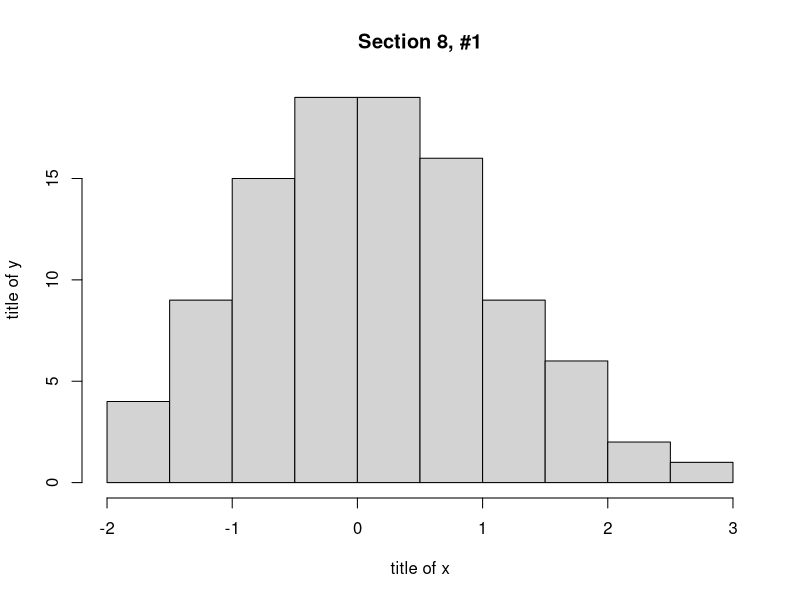
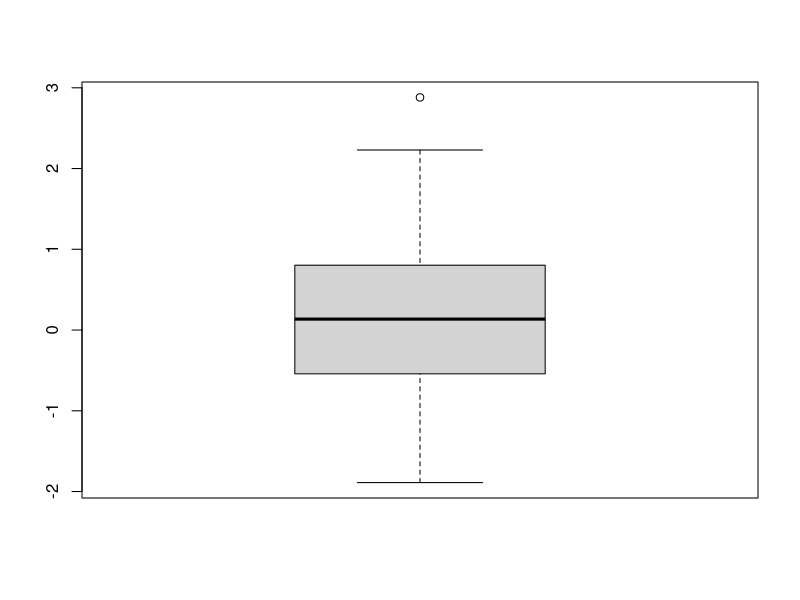
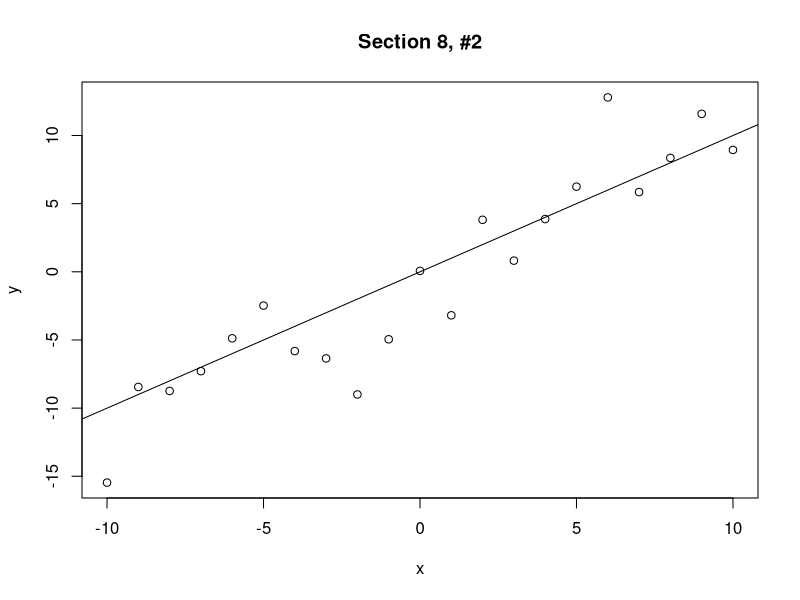
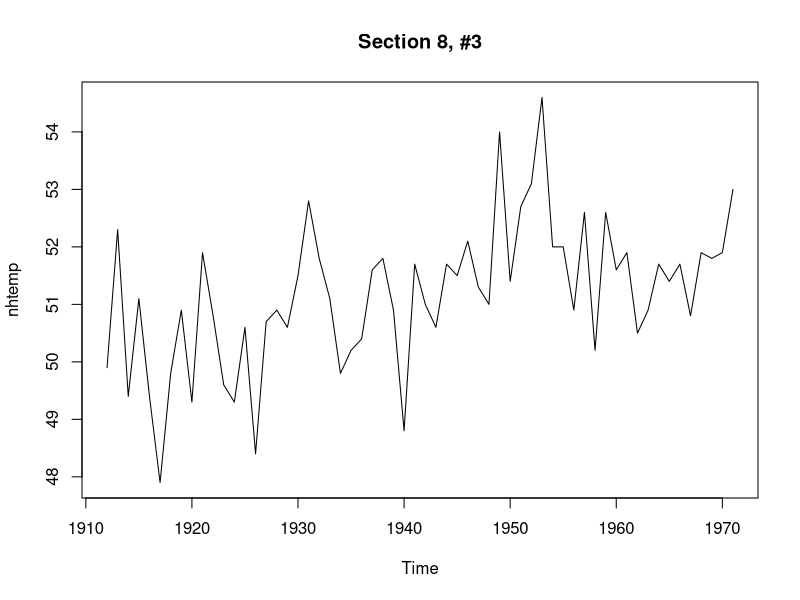
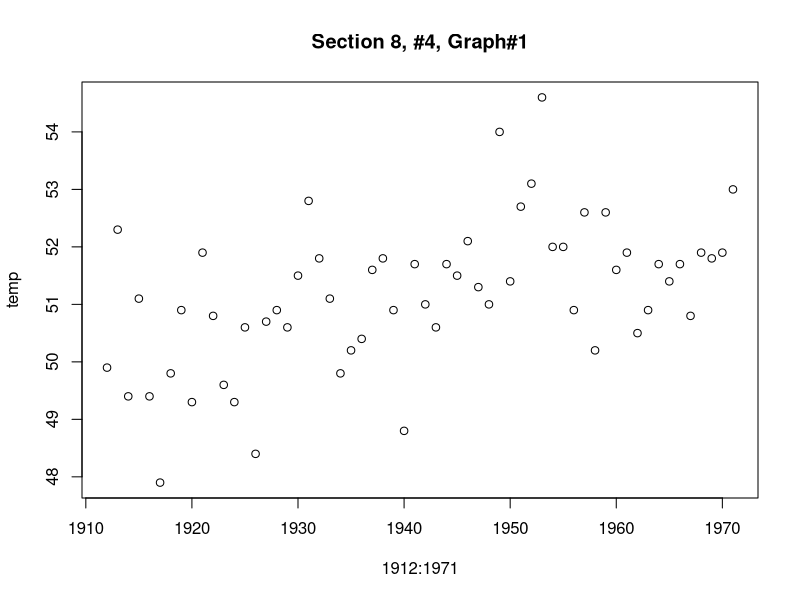
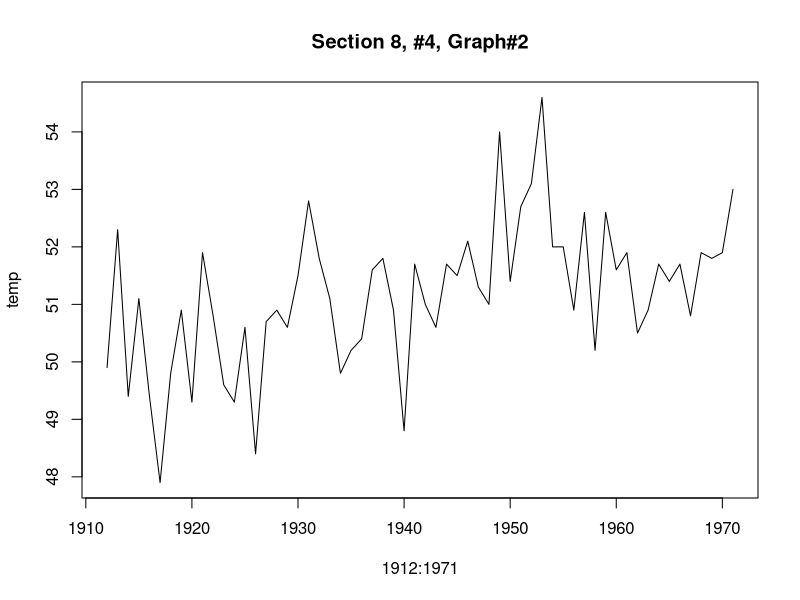
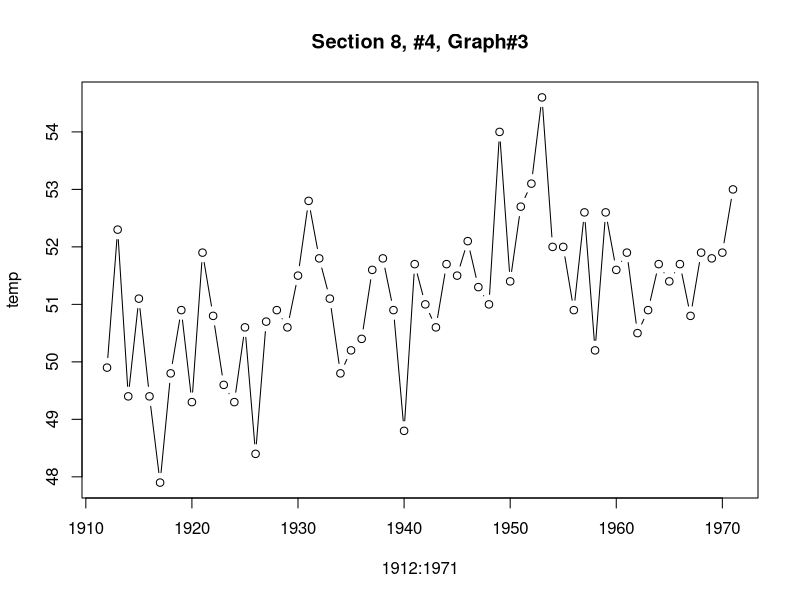
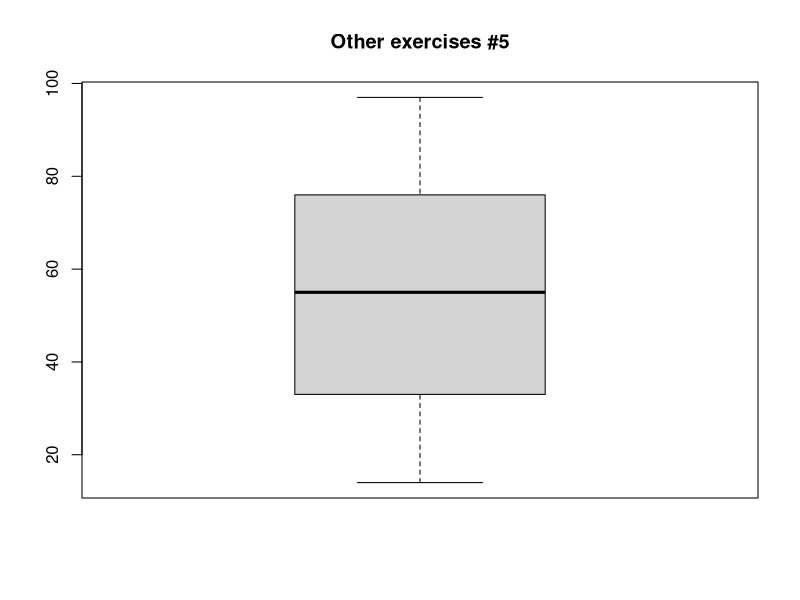

Reproduce these figures in R, in order.
##Section 2, #1 ----------------------------------------------------

x<-c(4,2,6)
y<-c(1,0,-1)

length(x)

sum(x)

sum(x^2)

x+y

x*y

x-2

x^2


##Section 2, #2 ----------------------------------------------------
7:11

seq(2,9)

seq(4,10,by=2)

seq(3,30,length=10)

seq(6,-4,by=-2)


##Section 2, #3 ----------------------------------------------------
rep(2,4)

rep(c(1,2),4)

rep(c(1,2),c(4,4))

rep(1:4,4)

rep(1:4,rep(3,4))


##Section 2, #4 ----------------------------------------------------
rep(6,6)

rep(c(5,8), 3)

rep(c(5,8), rep(4,2))


##Section 3, #1 ----------------------------------------------------
x<- c(5,9,2,3,4,6,7,0,8,12,2,9)

x[2]

x[2:4]

x[c(2,3,6)]

x[c(1:5,10:12)]

x[-(10:12)]


##Section 3, #2 ----------------------------------------------------
y<-c(33,44,29,16,25,45,33,19,54,22,21,49,11,24,56)

summaryMatrix<-matrix(y, nr=3)
#summary of each day
apply(summaryMatrix, 2, sum)

summaryMatrix<-matrix(y, nr=5, by=T)
#summary of each shop
apply(summaryMatrix, 2, sum)


##Section 5, #1 ----------------------------------------------------
attach(quakes)
summary(quakes[,3:4])


##Section 5, #2 ----------------------------------------------------
attach(mtcars)
#the mean weight
mean(wt)
#the mean of fuel consumption
mean(mpg)


##Section 8, #1 ----------------------------------------------------
x<-rnorm(100)
hist(x, main="Section 8, #1", xlab="title of x", ylab="title of y", breaks=9)
boxplot(x)


##Section 8, #2 ----------------------------------------------------
x<- (-10):10
n<-length(x)
y<-rnorm(n,x,4)
plot(x,y, main="Section 8, #2")
abline(0,1)


##Section 8, #3 ----------------------------------------------------
data(nhtemp)
plot(nhtemp, main="Section 8, #3")


##Section 8, #4 ----------------------------------------------------
temp<-as.vector(nhtemp)
plot(1912:1971,temp, main="Section 8, #4, Graph#1")
plot(1912:1971,temp,type="l", main="Section 8, #4, Graph#2")
plot(1912:1971,temp,type="b", main="Section 8, #4, Graph#3")


##Other exercises

##5. Consider the following data set...
x<-c(97, 82, 85, 61, 14, 22, 51, 16, 55, 44, 70)
summary(x)
## About the different method to Q1 and Q3: the median is included as the part of "half" 
## while calcualting the Q1 and Q3
boxplot(x, main="Other exercises #5")
## IRQ equlas Q3-Q1=43;
## nothing is more than (Q3+1.3*IRQ)
## nothing is less than (Q1-1.3*IRQ)
## so there is no outliner



##6. Textbook Exercise 1.128
## To get "what is his percentile", just need to know "how many people get less than 2050 in pencentage"
## The distrubtion of SAT matches N(1498, 316) according to the declaration
## As z=(2050-1498)/316=1.746835
## By query the table of standard normal distribution, we get:
## P(x<1.746835) = 0.9599 = 95.99%
## So his percentile is 96%


##7. Textbook Exercise 1.162
id<-c("AA", "EE", "II", "BB", "FF", "JJ", "CC", "GG", "KK", "DD", "HH", "LL", "Other")
spamCount<-c(1818, 399, 251, 1358, 389, 178, 442, 304, 158, 416, 251, 103)
## How many did the others receive in total:
othersInTotal<-6693-sum(spamCount)
spamCountWithOther<-c(spamCount, othersInTotal)

allData<-data.frame(id, spamCountWithOther)
allData<-allData[ order(-allData[,2]), ]
pie.spamCount <- allData[,2]
names(pie.spamCount) <- allData[,1]
pie(pie.spamCount, main="Other exercises #7. Textbook Exercise 1.162")
